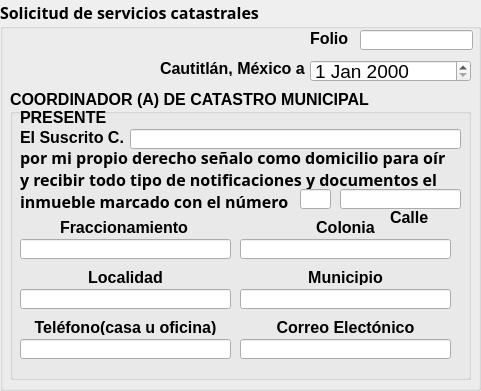
        <widget class="QGroupBox" name="mGroupBox_24">
         <property name="geometry">
          <rect>
           <x>0</x>
           <y>0</y>
           <width>481</width>
           <height>391</height>
          </rect>
         </property>
         <property name="font">
          <font>
           <family>Century Gothic</family>
           <pointsize>12</pointsize>
           <weight>75</weight>
           <bold>true</bold>
          </font>
         </property>
         <property name="title">
          <string>Solicitud de servicios catastrales</string>
         </property>
         <property name="alignment">
          <set>Qt::AlignLeading|Qt::AlignLeft|Qt::AlignTop</set>
         </property>
         <property name="flat">
          <bool>false</bool>
         </property>
         <property name="checkable">
          <bool>false</bool>
         </property>
         <widget class="QLabel" name="label_52">
          <property name="geometry">
           <rect>
            <x>310</x>
            <y>30</y>
            <width>51</width>
            <height>16</height>
           </rect>
          </property>
          <property name="font">
           <font>
            <family>Arial</family>
            <pointsize>12</pointsize>
            <weight>75</weight>
            <bold>true</bold>
           </font>
          </property>
          <property name="text">
           <string>Folio</string>
          </property>
         </widget>
         <widget class="QLineEdit" name="lineEdit_3">
          <property name="geometry">
           <rect>
            <x>360</x>
            <y>30</y>
            <width>113</width>
            <height>20</height>
           </rect>
          </property>
         </widget>
         <widget class="QDateEdit" name="dateEdit_3">
          <property name="geometry">
           <rect>
            <x>310</x>
            <y>60</y>
            <width>161</width>
            <height>22</height>
           </rect>
          </property>
          <property name="font">
           <font>
            <family>Arial</family>
            <pointsize>14</pointsize>
            <weight>9</weight>
            <italic>false</italic>
            <bold>false</bold>
           </font>
          </property>
          <property name="styleSheet">
           <string notr="true">
font: 75 14pt &quot;Arial&quot;;</string>
          </property>
         </widget>
         <widget class="QLabel" name="label_53">
          <property name="geometry">
           <rect>
            <x>160</x>
            <y>60</y>
            <width>151</width>
            <height>16</height>
           </rect>
          </property>
          <property name="font">
           <font>
            <family>Arial</family>
            <pointsize>12</pointsize>
            <weight>75</weight>
            <bold>true</bold>
           </font>
          </property>
          <property name="text">
           <string>Cautitlán, México a</string>
          </property>
         </widget>
         <widget class="QGroupBox" name="groupBox_2">
          <property name="geometry">
           <rect>
            <x>10</x>
            <y>89</y>
            <width>461</width>
            <height>291</height>
           </rect>
          </property>
          <property name="font">
           <font>
            <family>Arial</family>
            <pointsize>12</pointsize>
            <weight>75</weight>
            <bold>true</bold>
           </font>
          </property>
          <property name="title">
           <string>COORDINADOR (A) DE CATASTRO MUNICIPAL</string>
          </property>
          <widget class="QLabel" name="label_57">
           <property name="geometry">
            <rect>
             <x>10</x>
             <y>20</y>
             <width>151</width>
             <height>16</height>
            </rect>
           </property>
           <property name="font">
            <font>
             <family>Arial</family>
             <pointsize>12</pointsize>
             <weight>75</weight>
             <bold>true</bold>
            </font>
           </property>
           <property name="text">
            <string>PRESENTE</string>
           </property>
          </widget>
          <widget class="QLabel" name="label_58">
           <property name="geometry">
            <rect>
             <x>10</x>
             <y>40</y>
             <width>111</width>
             <height>16</height>
            </rect>
           </property>
           <property name="font">
            <font>
             <family>Arial</family>
             <pointsize>12</pointsize>
             <weight>75</weight>
             <bold>true</bold>
            </font>
           </property>
           <property name="text">
            <string>El Suscrito C.</string>
           </property>
          </widget>
          <widget class="QLineEdit" name="lineEdit_4">
           <property name="geometry">
            <rect>
             <x>120</x>
             <y>40</y>
             <width>331</width>
             <height>20</height>
            </rect>
           </property>
          </widget>
          <widget class="QLabel" name="label_59">
           <property name="geometry">
            <rect>
             <x>10</x>
             <y>60</y>
             <width>611</width>
             <height>61</height>
            </rect>
           </property>
           <property name="font">
            <font>
             <family>Century Gothic</family>
             <pointsize>12</pointsize>
             <weight>75</weight>
             <bold>true</bold>
            </font>
           </property>
           <property name="text">
            <string>por mi propio derecho señalo como domicilio para oír  
y recibir todo tipo de notificaciones y documentos el 
inmueble marcado con el número</string>
           </property>
          </widget>
          <widget class="QLineEdit" name="lineEdit_5">
           <property name="geometry">
            <rect>
             <x>290</x>
             <y>100</y>
             <width>31</width>
             <height>20</height>
            </rect>
           </property>
          </widget>
          <widget class="QLineEdit" name="lineEdit_6">
           <property name="geometry">
            <rect>
             <x>330</x>
             <y>100</y>
             <width>121</width>
             <height>20</height>
            </rect>
           </property>
          </widget>
          <widget class="QLabel" name="label_60">
           <property name="geometry">
            <rect>
             <x>380</x>
             <y>120</y>
             <width>51</width>
             <height>16</height>
            </rect>
           </property>
           <property name="font">
            <font>
             <family>Arial</family>
             <pointsize>12</pointsize>
             <weight>75</weight>
             <bold>true</bold>
            </font>
           </property>
           <property name="text">
            <string>Calle</string>
           </property>
          </widget>
          <widget class="QLabel" name="label_61">
           <property name="geometry">
            <rect>
             <x>50</x>
             <y>130</y>
             <width>131</width>
             <height>16</height>
            </rect>
           </property>
           <property name="font">
            <font>
             <family>Arial</family>
             <pointsize>12</pointsize>
             <weight>75</weight>
             <bold>true</bold>
            </font>
           </property>
           <property name="text">
            <string>Fraccionamiento</string>
           </property>
          </widget>
          <widget class="QLineEdit" name="lineEdit_7">
           <property name="geometry">
            <rect>
             <x>10</x>
             <y>150</y>
             <width>211</width>
             <height>20</height>
            </rect>
           </property>
          </widget>
          <widget class="QLabel" name="label_62">
           <property name="geometry">
            <rect>
             <x>270</x>
             <y>130</y>
             <width>131</width>
             <height>16</height>
            </rect>
           </property>
           <property name="font">
            <font>
             <family>Arial</family>
             <pointsize>12</pointsize>
             <weight>75</weight>
             <bold>true</bold>
            </font>
           </property>
           <property name="text">
            <string>Colonia</string>
           </property>
           <property name="alignment">
            <set>Qt::AlignCenter</set>
           </property>
          </widget>
          <widget class="QLineEdit" name="lineEdit_8">
           <property name="geometry">
            <rect>
             <x>230</x>
             <y>150</y>
             <width>211</width>
             <height>20</height>
            </rect>
           </property>
          </widget>
          <widget class="QLabel" name="label_63">
           <property name="geometry">
            <rect>
             <x>50</x>
             <y>180</y>
             <width>131</width>
             <height>16</height>
            </rect>
           </property>
           <property name="font">
            <font>
             <family>Arial</family>
             <pointsize>12</pointsize>
             <weight>75</weight>
             <bold>true</bold>
            </font>
           </property>
           <property name="text">
            <string>Localidad</string>
           </property>
           <property name="alignment">
            <set>Qt::AlignCenter</set>
           </property>
          </widget>
          <widget class="QLineEdit" name="lineEdit_9">
           <property name="geometry">
            <rect>
             <x>10</x>
             <y>200</y>
             <width>211</width>
             <height>20</height>
            </rect>
           </property>
           <property name="text">
            <string/>
           </property>
          </widget>
          <widget class="QLabel" name="label_64">
           <property name="geometry">
            <rect>
             <x>270</x>
             <y>180</y>
             <width>131</width>
             <height>16</height>
            </rect>
           </property>
           <property name="font">
            <font>
             <family>Arial</family>
             <pointsize>12</pointsize>
             <weight>75</weight>
             <bold>true</bold>
            </font>
           </property>
           <property name="text">
            <string>Municipio</string>
           </property>
           <property name="alignment">
            <set>Qt::AlignCenter</set>
           </property>
          </widget>
          <widget class="QLineEdit" name="lineEdit_10">
           <property name="geometry">
            <rect>
             <x>230</x>
             <y>200</y>
             <width>211</width>
             <height>20</height>
            </rect>
           </property>
          </widget>
          <widget class="QLabel" name="label_65">
           <property name="geometry">
            <rect>
             <x>20</x>
             <y>230</y>
             <width>191</width>
             <height>16</height>
            </rect>
           </property>
           <property name="font">
            <font>
             <family>Arial</family>
             <pointsize>12</pointsize>
             <weight>75</weight>
             <bold>true</bold>
            </font>
           </property>
           <property name="text">
            <string>Teléfono(casa u oficina)</string>
           </property>
           <property name="alignment">
            <set>Qt::AlignCenter</set>
           </property>
          </widget>
          <widget class="QLineEdit" name="lineEdit_11">
           <property name="geometry">
            <rect>
             <x>10</x>
             <y>250</y>
             <width>211</width>
             <height>20</height>
            </rect>
           </property>
          </widget>
          <widget class="QLineEdit" name="lineEdit_12">
           <property name="geometry">
            <rect>
             <x>230</x>
             <y>250</y>
             <width>211</width>
             <height>20</height>
            </rect>
           </property>
          </widget>
          <widget class="QLabel" name="label_66">
           <property name="geometry">
            <rect>
             <x>240</x>
             <y>230</y>
             <width>191</width>
             <height>16</height>
            </rect>
           </property>
           <property name="font">
            <font>
             <family>Arial</family>
             <pointsize>12</pointsize>
             <weight>75</weight>
             <bold>true</bold>
            </font>
           </property>
           <property name="text">
            <string>Correo Electónico</string>
           </property>
           <property name="alignment">
            <set>Qt::AlignCenter</set>
           </property>
          </widget>
         </widget>
        </widget>
